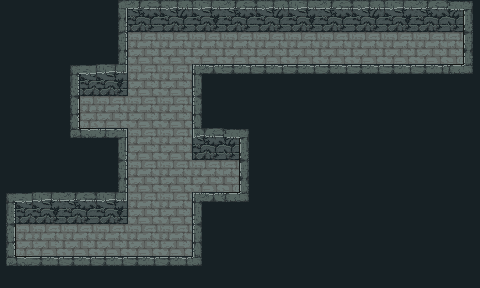

Below is a game level as drawn by its tile map, then a one-line description and the .tmx that defines it (tile-layer data replaced by summaries):
An orthogonal 15x9 tile map with 32x32 px tiles, 2 tile layers (floor, wall) and 34 objects (2x PatrolPoint, Player Spawn, Enemy).

<map version="1.5" tiledversion="1.6.0" orientation="orthogonal" renderorder="right-down" width="15" height="9" tilewidth="32" tileheight="32" infinite="0" nextlayerid="8" nextobjectid="6">
 <editorsettings>
  <export target="level1.lua" format="lua" />
 </editorsettings>
 <tileset firstgid="1" name="level1tileset" tilewidth="32" tileheight="32" tilecount="135" columns="15">
  <image source="tileset.png" trans="ff00ff" width="480" height="288" />
  <tile id="15">
   <properties>
    <property name="isSolid" type="bool" value="true" />
   </properties>
   <objectgroup draworder="index" id="2">
    <object id="1" x="0" y="0" width="32" height="32" />
   </objectgroup>
  </tile>
  <tile id="16">
   <properties>
    <property name="isSolid" type="bool" value="true" />
   </properties>
   <objectgroup draworder="index" id="2">
    <object id="1" x="0" y="0" width="32" height="32" />
   </objectgroup>
  </tile>
  <tile id="17">
   <properties>
    <property name="isSolid" type="bool" value="true" />
   </properties>
   <objectgroup draworder="index" id="2">
    <object id="1" x="0" y="0" width="32" height="32" />
   </objectgroup>
  </tile>
  <tile id="18">
   <properties>
    <property name="isSolid" type="bool" value="true" />
   </properties>
   <objectgroup draworder="index" id="2">
    <object id="1" x="0" y="0" width="32" height="32" />
   </objectgroup>
  </tile>
  <tile id="45">
   <properties>
    <property name="isSolid" type="bool" value="true" />
   </properties>
   <objectgroup draworder="index" id="2">
    <object id="1" x="0" y="0" width="32" height="32" />
   </objectgroup>
  </tile>
  <tile id="46">
   <properties>
    <property name="collider" type="object" value="0" />
    <property name="isSolid" type="bool" value="true" />
   </properties>
   <objectgroup draworder="index" id="2">
    <object id="1" x="0" y="0" width="32" height="32" />
    <object id="2" x="0" y="0" width="32" height="32" />
   </objectgroup>
  </tile>
  <tile id="47">
   <properties>
    <property name="isSolid" type="bool" value="true" />
   </properties>
   <objectgroup draworder="index" id="2">
    <object id="1" x="0" y="0" width="32" height="32" />
   </objectgroup>
  </tile>
  <tile id="49">
   <properties>
    <property name="isSolid" type="bool" value="true" />
   </properties>
   <objectgroup draworder="index" id="2">
    <object id="1" x="0" y="0" width="32" height="32" />
   </objectgroup>
  </tile>
  <tile id="50">
   <properties>
    <property name="isSolid" type="bool" value="true" />
   </properties>
   <objectgroup draworder="index" id="2">
    <object id="1" x="0" y="0" width="32" height="32" />
   </objectgroup>
  </tile>
  <tile id="51">
   <properties>
    <property name="isSolid" type="bool" value="true" />
   </properties>
   <objectgroup draworder="index" id="2">
    <object id="1" x="0" y="0" width="32" height="32" />
   </objectgroup>
  </tile>
  <tile id="53">
   <properties>
    <property name="isSolid" type="bool" value="true" />
   </properties>
   <objectgroup draworder="index" id="2">
    <object id="1" x="0" y="0" width="32" height="32" />
   </objectgroup>
  </tile>
  <tile id="54">
   <properties>
    <property name="isSolid" type="bool" value="true" />
   </properties>
   <objectgroup draworder="index" id="2">
    <object id="1" x="0" y="0" width="32" height="32" />
   </objectgroup>
  </tile>
  <tile id="60">
   <properties>
    <property name="isSolid" type="bool" value="true" />
   </properties>
   <objectgroup draworder="index" id="2">
    <object id="1" x="0" y="0" width="32" height="32" />
   </objectgroup>
  </tile>
  <tile id="61">
   <properties>
    <property name="isSolid" type="bool" value="true" />
   </properties>
  </tile>
  <tile id="62">
   <properties>
    <property name="isSolid" type="bool" value="true" />
   </properties>
   <objectgroup draworder="index" id="2">
    <object id="1" x="0" y="0" width="32" height="32" />
   </objectgroup>
  </tile>
  <tile id="64">
   <properties>
    <property name="isSolid" type="bool" value="true" />
   </properties>
   <objectgroup draworder="index" id="2">
    <object id="1" x="0" y="0.125" width="9.875" height="31.875" />
    <object id="2" x="10.125" y="31.125" width="21.875" height="0.75" />
   </objectgroup>
  </tile>
  <tile id="66">
   <properties>
    <property name="isSolid" type="bool" value="true" />
   </properties>
   <objectgroup draworder="index" id="2">
    <object id="1" x="21.125" y="0.125" width="10.75" height="31.75" />
    <object id="2" x="0" y="31.125" width="21.125" height="0.875" />
   </objectgroup>
  </tile>
  <tile id="68">
   <properties>
    <property name="isSolid" type="bool" value="true" />
   </properties>
   <objectgroup draworder="index" id="2">
    <object id="1" x="-0.125" y="0" width="16" height="32.125" />
   </objectgroup>
  </tile>
  <tile id="69">
   <properties>
    <property name="isSolid" type="bool" value="true" />
   </properties>
   <objectgroup draworder="index" id="2">
    <object id="1" x="15.125" y="0" width="16.875" height="32.125" />
   </objectgroup>
  </tile>
  <tile id="75">
   <properties>
    <property name="isSolid" type="bool" value="true" />
   </properties>
   <objectgroup draworder="index" id="5">
    <object id="4" x="0" y="0" width="32.125" height="32" />
    <object id="5" x="0" y="0" width="32" height="32" />
   </objectgroup>
  </tile>
  <tile id="76">
   <properties>
    <property name="isSolid" type="bool" value="true" />
   </properties>
   <objectgroup draworder="index" id="2">
    <object id="1" x="0" y="0" width="32" height="32" />
   </objectgroup>
  </tile>
  <tile id="77">
   <properties>
    <property name="isSolid" type="bool" value="true" />
   </properties>
   <objectgroup draworder="index" id="2">
    <object id="1" x="0" y="0" width="32" height="32" />
   </objectgroup>
  </tile>
  <tile id="79">
   <properties>
    <property name="isSolid" type="bool" value="true" />
   </properties>
   <objectgroup draworder="index" id="2">
    <object id="1" x="0" y="0" width="32" height="32" />
   </objectgroup>
  </tile>
  <tile id="80">
   <properties>
    <property name="isSolid" type="bool" value="true" />
   </properties>
   <objectgroup draworder="index" id="2">
    <object id="1" x="0" y="0" width="32" height="32" />
   </objectgroup>
  </tile>
  <tile id="81">
   <properties>
    <property name="isSolid" type="bool" value="true" />
   </properties>
   <objectgroup draworder="index" id="2">
    <object id="1" x="0" y="0" width="32" height="32" />
   </objectgroup>
  </tile>
  <tile id="83">
   <properties>
    <property name="isSolid" type="bool" value="true" />
   </properties>
   <objectgroup draworder="index" id="2">
    <object id="1" x="0" y="0" width="32" height="32" />
   </objectgroup>
  </tile>
  <tile id="84">
   <properties>
    <property name="isSolid" type="bool" value="true" />
   </properties>
   <objectgroup draworder="index" id="2">
    <object id="1" x="0" y="0" width="32" height="32" />
   </objectgroup>
  </tile>
 </tileset>
 <layer id="1" name="floor" width="15" height="9">
  <data>[135 cells, 135 non-empty, 1 distinct tile ids]</data>
 </layer>
 <objectgroup id="4" name="Player">
  <object id="1" name="Player Spawn" x="51.25" y="235.75" />
 </objectgroup>
 <objectgroup id="5" name="Enemy">
  <object id="2" name="Enemy" x="161" y="50" />
  <object id="3" name="PatrolPoint" x="159" y="217.5">
   <point />
  </object>
  <object id="4" name="PatrolPoint" x="161" y="60">
   <point />
  </object>
 </objectgroup>
 <layer id="3" name="wall" width="15" height="9">
  <data>[135 cells, 110 non-empty, 20 distinct tile ids]</data>
 </layer>
</map>